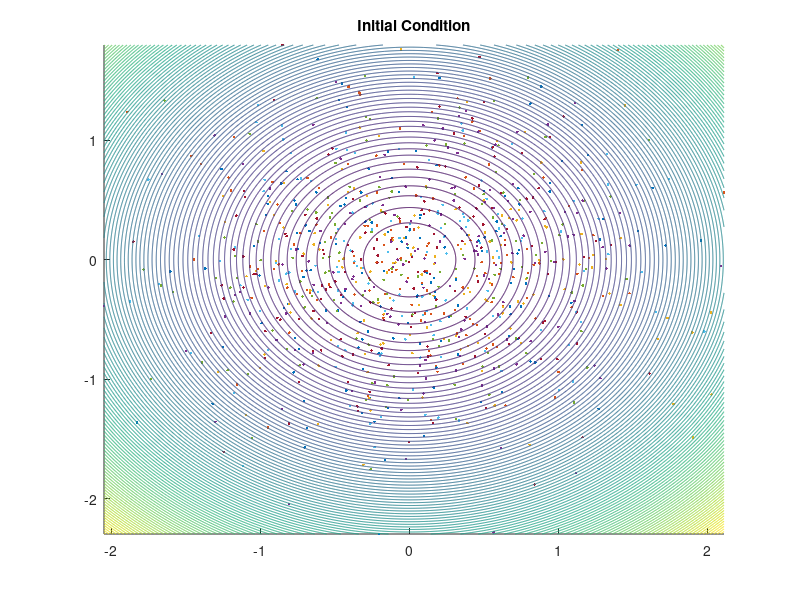
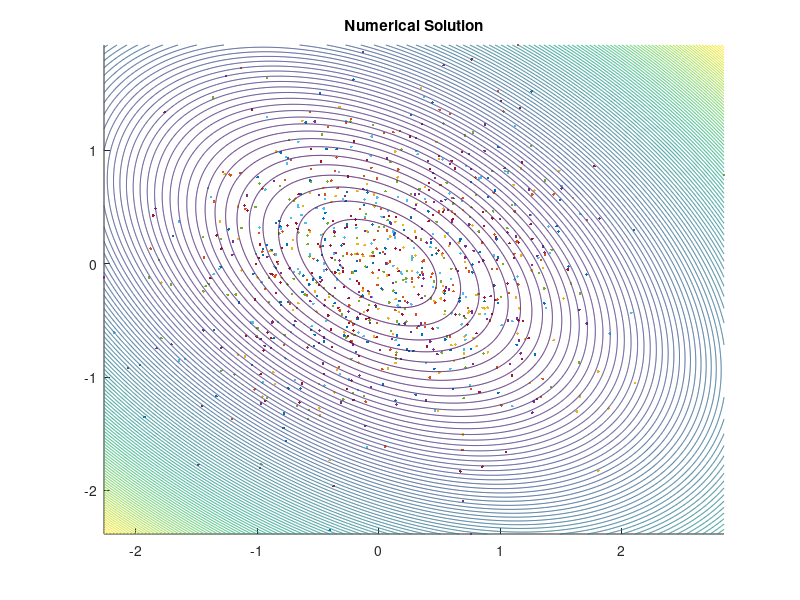
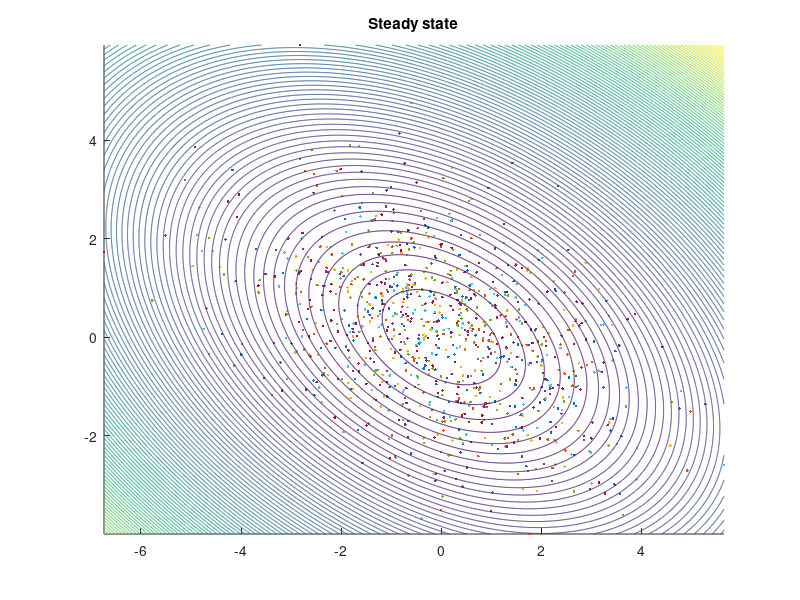

These figures' MATLAB source, in order:
%Monte Carlo solver for Wigner-Fokker-Planck equation (units st m=1,hbar=1)

% in Gradient form: 
% w_t + k.w_x -x.w_k = w_xx + w_kk + div_k.(kw)
% in Divergence form: 
% w_t + div_(x,k) .{w(k,-x-k)} = w_xx + w_kk

% Transport vector: (dx/dt,dk/dt)=(k,-x-k)

% Diffusion Matrix: D = Id, the identity matrix (unit normals in x,k)

% INITIAL CONDITION: A Coherent State. Specifically,  Harmonic Groundstate
% W0(x,p) = (2/h) exp(-a^2 k^2 - x^2/a^2) = (2/h)exp(-x^2/a^2)exp(-a^2 k^2)

% Since normals are f(x)=exp(-0.5[(x-mu)/sigma]^2)/(sqrt(2pi)sigma), then
% the quasi-distribution given by the groundstate and proportional to 
% exp(-x^2/a^2) has sigma=a/sqrt(2), exp(-a^2 k^2) has sigma=1/(sqrt(2)a)

a=1.0; %h=2*pi; %1=hbar=h/(2pi) => h=2*pi
sigmax=a/sqrt(2); sigmak=1/(a*sqrt(2));

Nsamples = 10^3; % <---- PARAMETER 1: VALUE DETERMINES NUMERICS CONVERGENCE

xold=zeros(1,Nsamples); kold=zeros(1,Nsamples); 
xnew=zeros(1,Nsamples); knew=zeros(1,Nsamples);
Nplot=1000;
%STEP 1: Sampling of Initial Condition, represented as point distribution.
for i=1:Nsamples
    xold(i)=normrnd(0,sigmax); kold(i)=normrnd(0,sigmak); %IC: Groundstate
end

% PLOT SAMPLING OF INITIAL CONDITION TOGETHER WITH ITS LEVEL SETS
figure(1); hold on; title('Initial Condition')
for i=1:Nsamples
    scatter(xold(i),kold(i),"red",'.')
end
% LEVEL SETS OF INITIAL CONDITION INCLUDED BELOW
f=@(x,k) (a^2)*(k.^2) + (x.^2)/(a^2);
dxplot = (max(xold)-min(xold))/Nplot;
dkplot = (max(kold)-min(kold))/Nplot;
xplot = min(xold):dxplot:max(xold);
kplot = min(kold):dkplot:max(kold);
[X,K]=meshgrid(xplot,kplot);
z=f(X,K);
contour(X,K,z,100)
hold off; 
exportgraphics(gcf,'InitialCondition.pdf','ContentType','vector')

%STEP 2: (k,-x-k)-Transport + D=Id-Diffusion over time evolution
Dxx = 1.; Dkk = 1.; D = [Dxx, 0.; 0., Dkk]; %Diffusion thru unit normals

T=10; dt=0.1; % <----- PARAMETERS 2 & 3: VALUES DETERMINE NUMERICAL CVG.

Ntime = round(T/dt);
% FWD EULER TIME EVOLUTION: 
%d(x,k)/dt = (k,-x-k) + randomwalk(D) so 
% (x,k)^new -(x,k)^old = dt*(k,-x-k) + dt*randomwalk(D) + O(dt^2) approx.
for j=1:Ntime
    for i=1:Nsamples
    	RandomVec=mvnrnd([0, 0],D*dt); %MC: Co-Variance matrix is dt*D
        xnew(i)= xold(i) + kold(i)*dt + RandomVec(1);  %normrnd(0,Dxx)*sqrt(dt);%D? E-Mry
        knew(i)= kold(i) -(xold(i)+kold(i))*dt + RandomVec(2); %normrnd(0,Dkk)*sqrt(dt);
    end
end

%PLOT SAMPLES OF NUMERICAL SOLUTION AND LEVEL SETS OF EXPECTED STEADY STATE
figure(2); hold on; title('Numerical Solution')
for i=1:Nsamples
    scatter(xnew(i),knew(i),"red",'.')
end
% LEVEL SETS OF STEADY STATE (INCLUDED IN THE FIGURE): GAUSSIAN ARGUMENT IS
fss=@(x,k) (3./10.)*(k.^2) + (x.^2)/5. + x.*k/5.;
dxplot = (max(xnew)-min(xnew))/Nplot;
dkplot = (max(knew)-min(knew))/Nplot;
xplot = min(xnew):dxplot:max(xnew);
kplot = min(knew):dkplot:max(knew);
[X,K]=meshgrid(xplot,kplot);
z=fss(X,K);
contour(X,K,z,100)
hold off;
exportgraphics(gcf,'NumericalSolution.pdf','ContentType','vector')

%ADDITIONAL STEP: Sampling of Steady State (SANITY CHECK).
% Analytical form of steady state solution is:
% exp(-x^2/5 - x.k/5 - 3k^2/10)/(2pi*sqrt(5))
% and for multivariate normal distributions we have the form
% exp(-(x-mu)Sigma^-1 (x-mu)'/2)/sqrt(|Sigma|(2pi)^d)
% with Sigma the covariance matrix.
% In this multivariate form, the steady state solution has a mu=0 and 
InvSigma = [2./5., 1./5.; 1./5., 3./5.]
%therefore it's the inverse of
Sigma = [3., -1,;-1., 2.]
Sigma*InvSigma
InvSigma*Sigma
for i=1:Nsamples
    RandomVec=mvnrnd([0, 0],Sigma); %Sampling from steady state
    xold(i)=RandomVec(1);
    kold(i)=RandomVec(2);
end
figure(3); hold on; title('Steady state')
for i=1:Nsamples
    scatter(xold(i),kold(i),"red",'.')
end
% LEVEL SETS OF STEADY STATE INCLUDED IN THE FIGURE
fss=@(x,k) (3./10.)*(k.^2) + (x.^2)/5. + x.*k/5.;
dxplot = (max(xold)-min(xold))/Nplot;
dkplot = (max(kold)-min(kold))/Nplot;
xplot = min(xold):dxplot:max(xold);
kplot = min(kold):dkplot:max(kold);
[X,K]=meshgrid(xplot,kplot);
z=fss(X,K);
contour(X,K,z,100);
hold off;
exportgraphics(gcf,'AnalyticalSteadyState.pdf','ContentType','vector')
